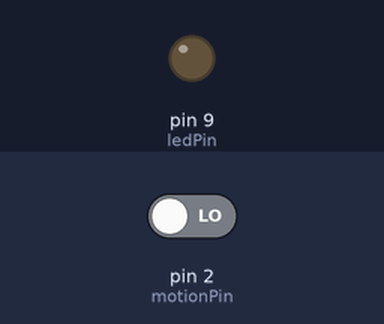
Simulated run of this sketch. Board: Arduino Uno, built with avr-gcc and run on an emulated ATmega328P. On the bench: output pins drawn as LEDs (lit = HIGH). The inputs (shaded band) are chosen by the test bench; at power-on: pin 2 (motionPin) LOW. Random numbers use the default seed unless the sketch sets one; what the sketch prints to the serial monitor is not drawn.

Above: at 5.9 s.
6.0 s: pin 2 (motionPin) driven HIGH
Timing chart, 0 to 15.5 s (numbered marks = the images above; inputs shaded):
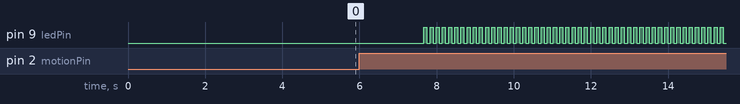

Measured:
- by itself, pin 9 (ledPin): alternates HIGH for 0.08 s and LOW for 0.08 s

The sketch:

firmware.ino
```cpp
// ---- PINS ----
const int motionPin = 2;   // PIR sensor OUT
const int ledPin = 9;      // LED or MOSFET gate (for strip)

// ---- STATE ----
int mode = 0;
bool lastMotionState = false;

unsigned long lastTriggerTime = 0;
const unsigned long debounceTime = 2000; // prevents spam switching

void setup() {
  pinMode(motionPin, INPUT);
  pinMode(ledPin, OUTPUT);
  Serial.begin(9600);
}

void loop() {
  bool motion = digitalRead(motionPin);

  // detect rising edge (no motion → motion)
  if (motion && !lastMotionState && millis() - lastTriggerTime > debounceTime) {
    mode = (mode + 1) % 4;  // cycle designs
    lastTriggerTime = millis();
    Serial.println(mode);
  }

  lastMotionState = motion;

  // run current mode
  switch (mode) {
    case 0:
      breathe();
      break;
    case 1:
      strobe();
      break;
    case 2:
      fadeSimple();
      break;
    case 3:
      sparkle();
      break;
  }
}

// ---- MODES ----

void breathe() {
  for (int i = 0; i < 255; i++) {
    analogWrite(ledPin, i);
    delay(5);
  }
  for (int i = 255; i > 0; i--) {
    analogWrite(ledPin, i);
    delay(5);
  }
}

void strobe() {
  digitalWrite(ledPin, HIGH);
  delay(80);
  digitalWrite(ledPin, LOW);
  delay(80);
}

void fadeSimple() {
  analogWrite(ledPin, 120);
  delay(50);
  analogWrite(ledPin, 30);
  delay(50);
}

void sparkle() {
  int val = random(50, 255);
  analogWrite(ledPin, val);
  delay(60);
}
```
